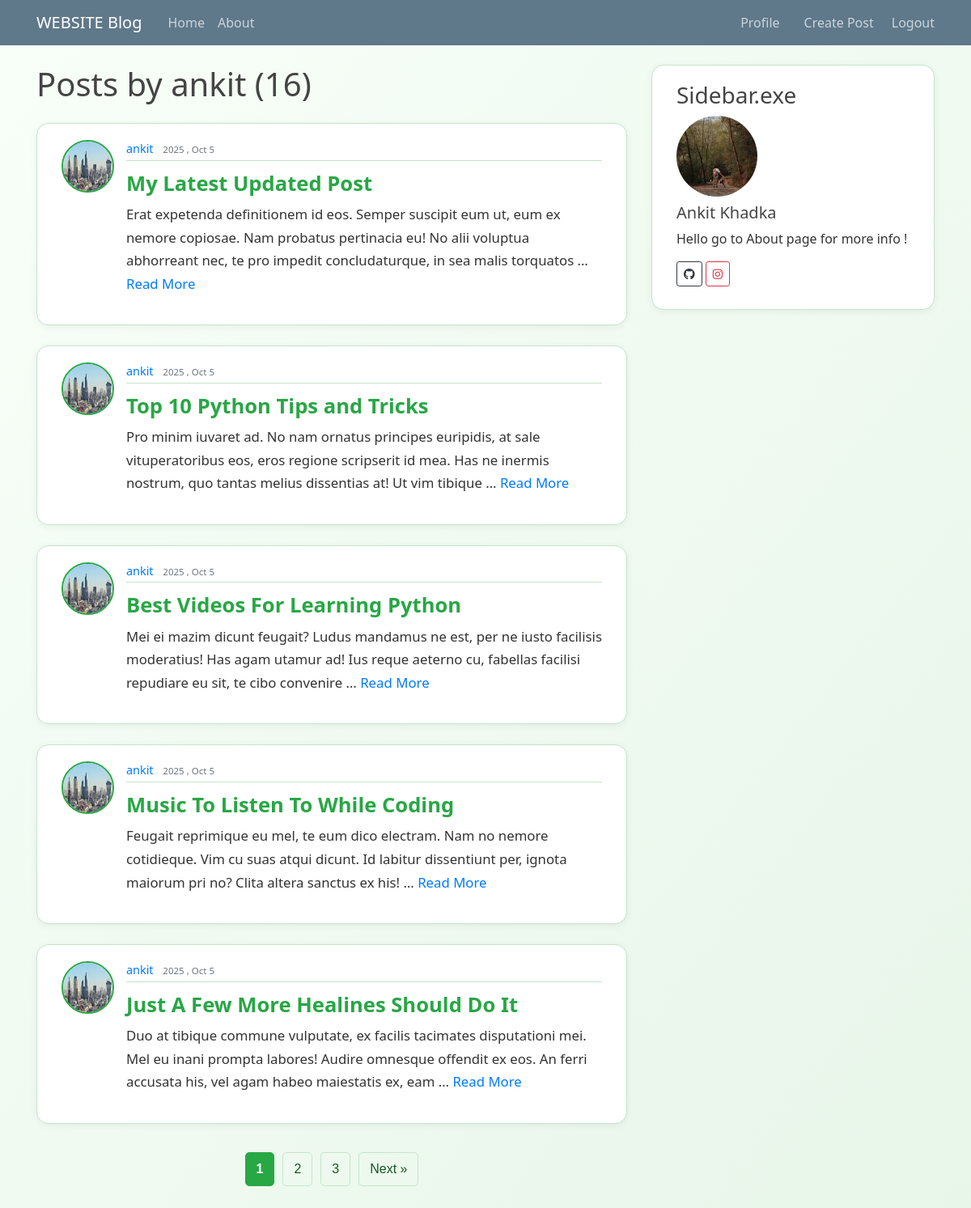
/user/ankit/, run on the app's committed database.
### web/models.py (models this page shows, shortened)
class Post(models.Model):
    title = models.CharField(max_length=100)
    content = models.TextField()
    date_posted = models.DateTimeField(default = timezone.now)
    author = models.ForeignKey(User, on_delete=models.CASCADE)

### users/models.py (models this page shows, shortened)
class Profile(models.Model):
    user = models.OneToOneField(User , on_delete=models.CASCADE) # data deleted with the user
    image = models.ImageField(default='default.jpg', upload_to='profile_pics')

### web/views.py (the view)
# urls.py: path('user/<str:username>/',views.user_home, name='user-home'),
def user_home(request, username):
    user = get_object_or_404(User, username=username)
    posts_list = Post.objects.filter(author=user).order_by("-date_posted")
    paginator = Paginator(posts_list, 5)
    page_number = request.GET.get('page')
    posts = paginator.get_page(page_number)
    context = {
        'posts': posts,
        'user': user,
        'post_count': posts_list.count()
    }
    return render(request, 'user_home.html', context)

### templates/user_home.html (shortened to what this page needs)
{% extends 'base.html' %}
{% block content %}
{% load static %}
<link rel="stylesheet" href="{% static 'css/home.css' %}">
 <h1 class="mb-4">Posts by {{ user.username }} ({{ post_count }})</h1>
    {% for post in posts %}
        <article class="media content-section">
            <img class="rounded-circle article-img" src="{{ post.author.profile.image.url }}" alt="">
        <div class="media-body">
            <div class="article-metadata">
                <a class="mr-2" href="{% url 'user-home' post.author.username %}">{{ post.author }}</a>
            <small class="text-muted">{{ post.date_posted | date:"Y , M j" }}</small>
            </div>
                <h2><a class="article-title" href="{% url 'web-detail' post.pk %}">{{ post.title }}</a></h2>
            <p class="article-content">{{ post.content|truncatewords:30 }} <a href="{% url 'web-detail' post.pk %}">Read More</a></p>
        </div>
        </article>
    {% empty %}
        <p>No post by this user yet</p>
    {% endfor %}
        <div class="pagination">
            {% for num in posts.paginator.page_range %}
                {% if posts.number == num %}
                    <span class="current">{{ num }}</span>
                {% elif num > posts.number|add:'-3' and num < posts.number|add:'3' %}
                    <a href="?page={{ num }}">{{ num }}</a>
                {% endif %}
            {% endfor %}
            {% if posts.has_next %}
                <a href="?page={{ posts.next_page_number }}">Next &raquo;</a>
            {% endif %}
        </div>
{% endblock content %}

### static/css/main.css (style rules this page uses)
body { background: #fafafa; color: #333333; margin-top: 5rem; }
h1, h2, h3, h4, h5, h6 { color: #444444; }
.content-section { background: #ffffff; padding: 10px 20px; border: 1px solid #dddddd; border-radius: 3px; margin-bottom: 20px; }
.article-title { color: #444444; }
.article-content { white-space: pre-line; }
.article-img { height: 65px; width: 65px; margin-right: 16px; }
.article-metadata { padding-bottom: 1px; margin-bottom: 4px; border-bottom: 1px solid #e3e3e3 }
.pagination { display: flex; justify-content: center; align-items: center; margin: 30px 0; flex-wrap: wrap; gap: 8px; font-family: Arial, sans-serif; }
.pagination a, .pagination span { display: inline-block; padding: 8px 12px; text-decoration: none; color: #155724; border: 1px solid #c3e6cb; border-radius: 5px; transition: all 0.2s; }
.pagination .current { background-color: #28a745; color: white; border-color: #28a745; font-weight: bold; }

### static/css/home.css (style rules this page uses)
body { background: linear-gradient(to bottom right, #f8fff8, #e8f5e9); color: #333; font-family: 'Segoe UI', Tahoma, Geneva, Verdana, sans-serif; }
.content-section { background: #ffffff; border: 1px solid #c3e6cb; border-radius: 15px; padding: 20px 30px; margin-bottom: 25px; box-shadow: 0 2px 10px rgba(0, 0, 0, 0.06); transition: transform 0.3s ease, box-shadow 0.3s ease; animation: fadeInUp 0.6s ease-in-out; }
.article-img { height: 65px; width: 65px; border-radius: 50%; border: 2px solid #28a745; margin-right: 15px; transition: transform 0.3s ease, border-color 0.3s ease; }
.article-title { color: #28a745; font-size: 1.6rem; font-weight: 700; text-decoration: none; transition: color 0.2s ease-in; }
.article-metadata { color: #6c757d; font-size: 0.9rem; border-bottom: 1px solid #c3e6cb; margin-bottom: 6px; padding-bottom: 3px; }
.article-content { font-size: 1.05rem; color: #333; line-height: 1.7; }
.pagination { display: flex; justify-content: center; align-items: center; margin: 35px 0; flex-wrap: wrap; gap: 10px; font-family: Arial, sans-serif; }
.pagination a, .pagination span { display: inline-block; padding: 8px 13px; text-decoration: none; color: #155724; border: 1px solid #c3e6cb; border-radius: 5px; transition: all 0.2s ease; }
.pagination .current { background-color: #28a745; color: white; border-color: #28a745; font-weight: bold; }

### data on the page
Post: author.profile.image (picture), author "ankit", date_posted "2025 , Oct 5", title "My Latest Updated Post", content "Erat expetenda definitionem id eos. Semper suscipit eum ut, eum ex nemore copiosae. Nam probatus pertinacia eu! No alii voluptua abhorreant nec, te pro impedit concludaturque, in sea malis torquatos …"
Post: author.profile.image (picture), author "ankit", date_posted "2025 , Oct 5", title "Top 10 Python Tips and Tricks", content "Pro minim iuvaret ad. No nam ornatus principes euripidis, at sale vituperatoribus eos, eros regione scripserit id mea. Has ne inermis nostrum, quo tantas melius dissentias at! Ut vim tibique …"
Post: author.profile.image (picture), author "ankit", date_posted "2025 , Oct 5", title "Best Videos For Learning Python", content "Mei ei mazim dicunt feugait? Ludus mandamus ne est, per ne iusto facilisis moderatius! Has agam utamur ad! Ius reque aeterno cu, fabellas facilisi repudiare eu sit, te cibo convenire …"
Post: author.profile.image (picture), author "ankit", date_posted "2025 , Oct 5", title "Music To Listen To While Coding", content "Feugait reprimique eu mel, te eum dico electram. Nam no nemore cotidieque. Vim cu suas atqui dicunt. Id labitur dissentiunt per, ignota maiorum pri no? Clita altera sanctus ex his! …"
Post: author.profile.image (picture), author "ankit", date_posted "2025 , Oct 5", title "Just A Few More Healines Should Do It", content "Duo at tibique commune vulputate, ex facilis tacimates disputationi mei. Mel eu inani prompta labores! Audire omnesque offendit ex eos. An ferri accusata his, vel agam habeo maiestatis ex, eam …"

### other printed values
{{ user.username }} "ankit"
{{ post_count }} "16"
{{ num }} "1"
{{ num }} "2" "3"
